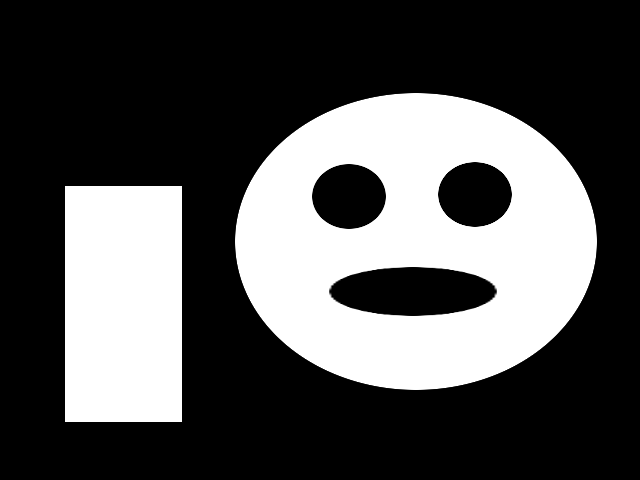
#> input picture 1-1학기/CV/lec5/BnW.png, 640 x 480 px
$ python curves.py
#> lines starting #> are read from the running program, lines starting #| are printed output that depends on the picture; after the words box and inside, x2 and y2 are one past the last pixel; in counts of white or black regions, pixels touching at a corner belong together
import cv2
import numpy as np
import random

img = cv2.imread('BnW.png', cv2.IMREAD_GRAYSCALE)
#> img is the input picture: shape (480, 640); min 0, max 255, mean 81.4

result = cv2.findContours(img, cv2.RETR_TREE, cv2.CHAIN_APPROX_SIMPLE)
#> result = 5 contours; box (x1, y1, x2, y2) and area: (235, 93, 597, 390) 84420, (65, 186, 182, 422) 27260, (331, 267, 495, 316) 6252, (312, 164, 386, 229) 3750, (438, 162, 512, 227) 3750

if len(result) == 3:
    _, contours, hierarchy = result
else:
    contours, hierarchy = result
#> contours has the same summary as result

color = cv2.cvtColor(img, cv2.COLOR_GRAY2BGR)
cv2.drawContours(color, contours, -1, (0, 255, 0), 3)

cv2.imshow('contours', color)
cv2.waitKey()
cv2.destroyAllWindows()

contour = contours[0]
#> contour = [[65, 186], [65, 421], [181, 421], [181, 186]]

print('Area of contour is %.2f' % cv2.contourArea(contour))
#| Area of contour is 27260.00
print('Signed area of contour is %.2f' % cv2.contourArea(contour, True))
#| Signed area of contour is -27260.00
print('Signed area of contour is %.2f' % cv2.contourArea(contour[::-1], True))
#| Signed area of contour is 27260.00

print('Length of closed contour is %.2f' % cv2.arcLength(contour, True))
#| Length of closed contour is 702.00
print('Length of open contour is %.2f' % cv2.arcLength(contour, False))
#| Length of open contour is 586.00

hull = cv2.convexHull(contour)
#> hull = [[181, 186], [181, 421], [65, 421], [65, 186]]
cv2.drawContours(color, [hull], -1, (0, 0, 255), 3)
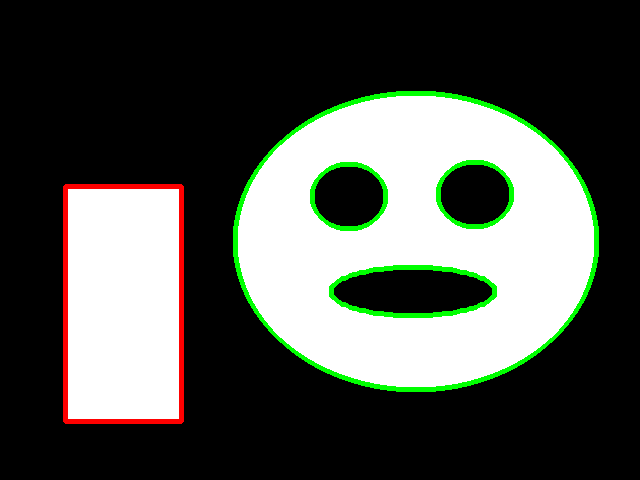
#> color: shape (480, 640, 3); mean B, G, R 76.3, 83.3, 79.2

cv2.imshow('contours', color)
cv2.waitKey()
cv2.destroyAllWindows()

print('Convex status of contour is %s' % cv2.isContourConvex(contour))
#| Convex status of contour is True
print('Convex status of its hull is %s' % cv2.isContourConvex(hull))
#| Convex status of its hull is True

cv2.namedWindow('contours')

img_draw = np.copy(color)

def trackbar_callback(value):
    global img_draw
    epsilon = value * cv2.arcLength(contour, True) * 0.1 / 255
    approx = cv2.approxPolyDP(contour, epsilon, True)

    img_draw = np.copy(color)
    cv2.drawContours(img_draw, [approx], -1, (255, 0, 255), 3)

cv2.createTrackbar('Epsilon', 'contours', 1, 255, trackbar_callback)

while True:
    cv2.imshow('contours', img_draw)
    key = cv2.waitKey(3)
#> (key Esc is pressed here)
    if key == 27:  # ESC
        break

cv2.destroyAllWindows()
